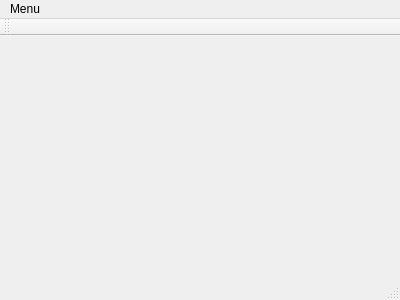
<?xml version="1.0" encoding="UTF-8"?>
<ui version="4.0">
 <class>MainWindow</class>
 <widget class="QMainWindow" name="MainWindow">
  <property name="geometry">
   <rect>
    <x>0</x>
    <y>0</y>
    <width>400</width>
    <height>300</height>
   </rect>
  </property>
  <property name="windowTitle">
   <string>MainWindow</string>
  </property>
  <widget class="QWidget" name="centralWidget"/>
  <widget class="QMenuBar" name="menuBar">
   <property name="geometry">
    <rect>
     <x>0</x>
     <y>0</y>
     <width>400</width>
     <height>22</height>
    </rect>
   </property>
   <widget class="QMenu" name="menuQuit">
    <property name="title">
     <string>Menu</string>
    </property>
    <addaction name="actionQuit"/>
   </widget>
   <addaction name="menuQuit"/>
  </widget>
  <widget class="QToolBar" name="mainToolBar">
   <attribute name="toolBarArea">
    <enum>TopToolBarArea</enum>
   </attribute>
   <attribute name="toolBarBreak">
    <bool>false</bool>
   </attribute>
  </widget>
  <widget class="QStatusBar" name="statusBar"/>
  <action name="actionQuit">
   <property name="text">
    <string>Quit</string>
   </property>
  </action>
 </widget>
 <layoutdefault spacing="6" margin="11"/>
 <resources/>
 <connections/>
</ui>
